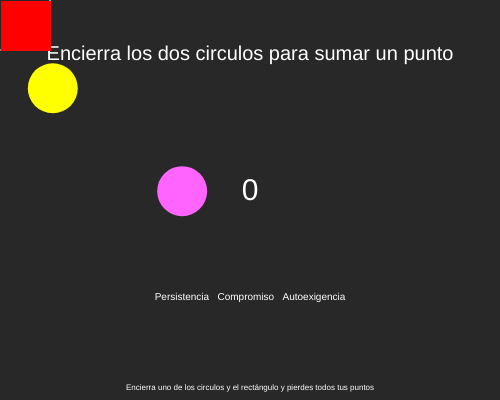
Frame 1 (no input)
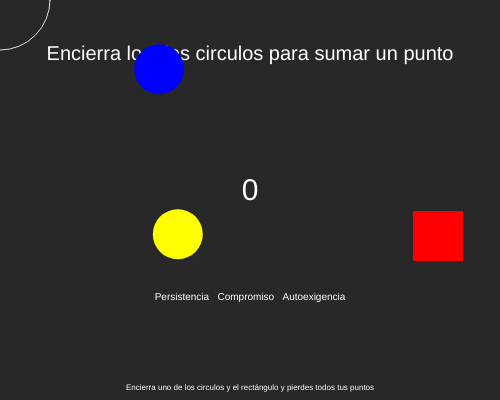
Frame 60 (no input)
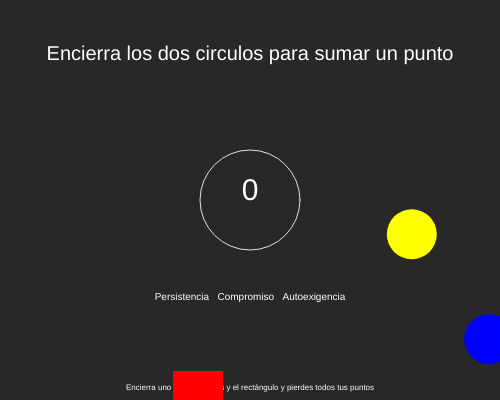
Frame 120 (the mouse pressed at the canvas centre since frame 60)

The p5.js sketch that drew these frames (run headless with seeded random() and noise() and a simulated clock; from frame 60 on, the mouse is pressed at the canvas centre):

// p5.js sketch
// ── sketch.js
let x1=1;
let y1=1;

let x2=1;
let y2=1;

let x3=1;
let y3=1;

let colorFondo;

let puntaje=0;
let sumo = false;

//Ellipse1

//mov en x1
let velocidad1=1;
let direccion1=1;

//mov en y1
let velocidad2=1;
let direccion2=1;


//ellipse2

//mov en x2
let velocidad3=1;
let direccion3=1;

//mov en y2
let velocidad4=1;
let direccion4=1;

//Rectangulo

//mov en x3
let velocidad5=1;
let direccion5=1;

//mov en y3
let velocidad6=1;
let direccion6=1;


let colorEllipse1=1;

let colorEllipse2=1;

/* LEER ESTO
El principal aspecto de mejora en tu proyecto es mostrar el puntaje en la pantalla para que el jugador tenga retroalimentacción
*/

// falta agregar la idea narrativa en que se basa el juego

function setup() {
createCanvas(500, 400);

colorFondo=color(40);

x1=random(255);
x2=random(255);

y1=random(255);
y2=random(255);

//vel ellipse1
velocidad1=21;
velocidad2=22;

//vel ellipse2
velocidad3=21;
velocidad4=18;

//vel rect
velocidad5=12;
velocidad6=10;



colorEllipse1= color(255,100,255);

colorEllipse2= color(255,255,0);


  }
  
  function draw() {
    background(colorFondo);
    
    push();

    fill(255);
    textSize(20);
   textAlign(CENTER);
   text("Encierra los dos circulos para sumar un punto",250,60);


   textSize(10);
   textAlign(CENTER);
   text("Persistencia   Compromiso   Autoexigencia",250,300);

   textSize(8);
   textAlign(CENTER);
   text("Encierra uno de los circulos y el rectángulo y pierdes todos tus puntos",250,390);


      // mostrar puntaje en en canvas
      textSize(30);
      textAlign(CENTER);
      text(puntaje,250, 200);

   pop();




//circulo mouse
    noFill();
    stroke(225);
    ellipse(mouseX,mouseY,100,100);

    //Ellipse 1
    noStroke();
    fill(colorEllipse1);
    ellipse(x1,y1,50,50);

    
   
    //mov ellipse1_color azul
    x1=x1+(velocidad1*direccion1);
    y1=y1+(velocidad2*direccion2);

    if(x1>width){
      direccion1=-1;
    }

    if(x1<0){
      direccion1=1;
    }

    if(y1>height){
      direccion2=-1;
    }

    if(y1<0){
      direccion2=1;
    }
    
    
    //Ellipse 2
    noStroke();
    fill(colorEllipse2);
    ellipse(x2,y2,50,50);

    //mov ellipse 2
    x2=x2+(velocidad3*direccion3);
    y2=y2+(velocidad4*direccion4);


    if(x2>width){
      direccion3=-1;
    }

    if(x2<0){
      direccion3=1;
    }
   
    if(y2>height){
      direccion4=-1;
    }

    if(y2<0){
      direccion4=1;
    }

    //Rectangulo
    noStroke();
    fill(255,0,0);
    rect(x3,y3,50,50);

    //mov Rect
    x3=x3+(velocidad5*direccion5);
    y3=y3+(velocidad6*direccion6);


    if(x3>width){
      direccion5=-1;
    }

    if(x3<0){
      direccion5=1;
    }
   
    if(y3>height){
      direccion6=-1;
    }

    if(y3<0){
      direccion6=1;
    }

/// cambio color ellipse1
    if(dist(mouseX,mouseY,x1,y1)<100) {
      colorEllipse1 = color(255,0,255);
      
    }

    else{
    colorEllipse1 = color(0,0,255);
  } 

   // cambio color ellipse2

   if(dist(mouseX,mouseY,x2,y2)<100) {
    colorEllipse2 = color(255,0,255);//color morado
    
  }

  else{
  colorEllipse2 = color(255,255,0);
  } 

  //ganas 1 punto   dos circulos
  if (dist(mouseX, mouseY, x1, y1) < 80 && dist(mouseX, mouseY, x2, y2) < 80){
  colorFondo = color(0, 255, 200); // 
  velocidad1=0;
  velocidad2=0;

  velocidad3=0;
  velocidad4=0;

  velocidad5=0;
  velocidad6=0;
if(sumo == false){
  puntaje+=1;
  sumo=true;
}
  }
 

//pierdes 1 punto elipse azul rectangulo
else if (dist(mouseX, mouseY, x1, y1) < 80 && dist(mouseX, mouseY, x3, y3) < 80 ){
  colorFondo = color(255, 0, 100); // 

  //puntaje=-1;
  //sumo=true;
   /* borrar las dos líneas anterioes que hacen que se reste mas de una vez. Esto ya lo estamos resolviendo abajo en el if(sumo == false){
    puntaje-=1;
    sumo=true;
  }*/


  velocidad1=0;
  velocidad2=0;

  velocidad3=0;
  velocidad4=0;

  velocidad5=0;
  velocidad6=0;

  if(sumo == false){
    puntaje-=1;
    sumo=true;
  }

  }



//pierdes 1 punto
else if (dist(mouseX, mouseY, x2, y2) < 80 && dist(mouseX, mouseY, x3, y3) < 80){
  colorFondo = color(255, 0, 100); // 
  
  
  //puntaje=-1;
  //sumo=true;   
  /* borrar las dos líneas anterioes que hacen que se reste mas de una vez. Esto ya lo estamos resolviendo abajo en el if(sumo == false){
    puntaje-=1;
    sumo=true;
  }*/

  velocidad1=0;
  velocidad2=0;

  velocidad3=0;
  velocidad4=0;

  velocidad5=0;
  velocidad6=0;

  if(sumo == false){
    puntaje-=1;
    sumo=true;
  }


  }
  else {
  colorFondo = color(40); // 

  sumo=false;


  velocidad1=11;
  velocidad2=9;

  velocidad3=13;
  velocidad4=8;

  velocidad5=10;
  velocidad6=10;

}





 console.log(puntaje);

    
  }

  //persistencia, compromiso, autoexigencia, 

  //tres objetos, Dos ellipses, un rectangulo
   //un circulo pequeño que se mueve con el mouse
  //rebotan de forma aleatoria 
 
  //si el circulo pequeño logra encerrar las dos ellipses la pantalla se torna verde y el movimiento se detiene-ganaste
  //si el circulo logra encerrar una ellipse y un rectangulo, la pantalla se torna roja, se detiene el movimiento, perdiste.
  //
